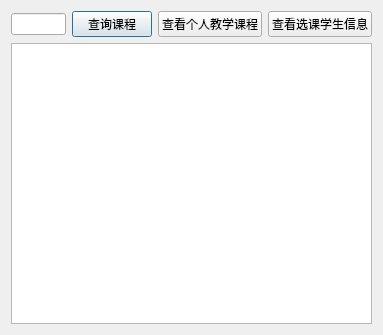
<?xml version="1.0" encoding="UTF-8"?>
<ui version="4.0">
 <class>teacel_course</class>
 <widget class="QDialog" name="teacel_course">
  <property name="geometry">
   <rect>
    <x>0</x>
    <y>0</y>
    <width>383</width>
    <height>335</height>
   </rect>
  </property>
  <property name="windowTitle">
   <string>Dialog</string>
  </property>
  <layout class="QGridLayout" name="gridLayout">
   <item row="0" column="0">
    <widget class="QLineEdit" name="courseName"/>
   </item>
   <item row="0" column="1">
    <widget class="QPushButton" name="findCourse">
     <property name="text">
      <string>查询课程</string>
     </property>
    </widget>
   </item>
   <item row="0" column="2">
    <widget class="QPushButton" name="findMyCourse">
     <property name="text">
      <string>查看个人教学课程</string>
     </property>
    </widget>
   </item>
   <item row="0" column="3">
    <widget class="QPushButton" name="findMyStudent">
     <property name="text">
      <string>查看选课学生信息</string>
     </property>
    </widget>
   </item>
   <item row="1" column="0" colspan="4">
    <widget class="QTableView" name="tableView"/>
   </item>
  </layout>
 </widget>
 <resources/>
 <connections/>
</ui>
